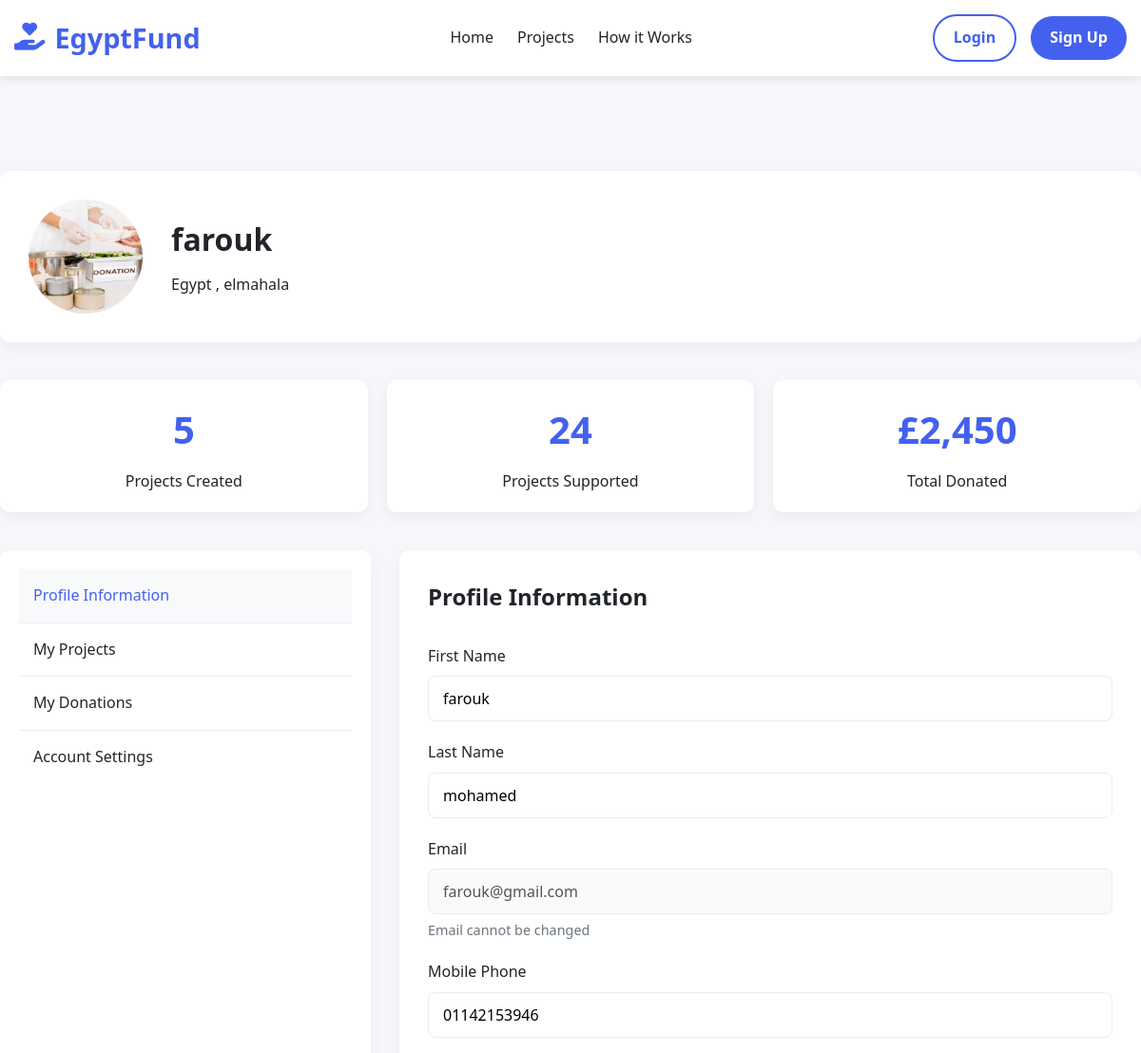
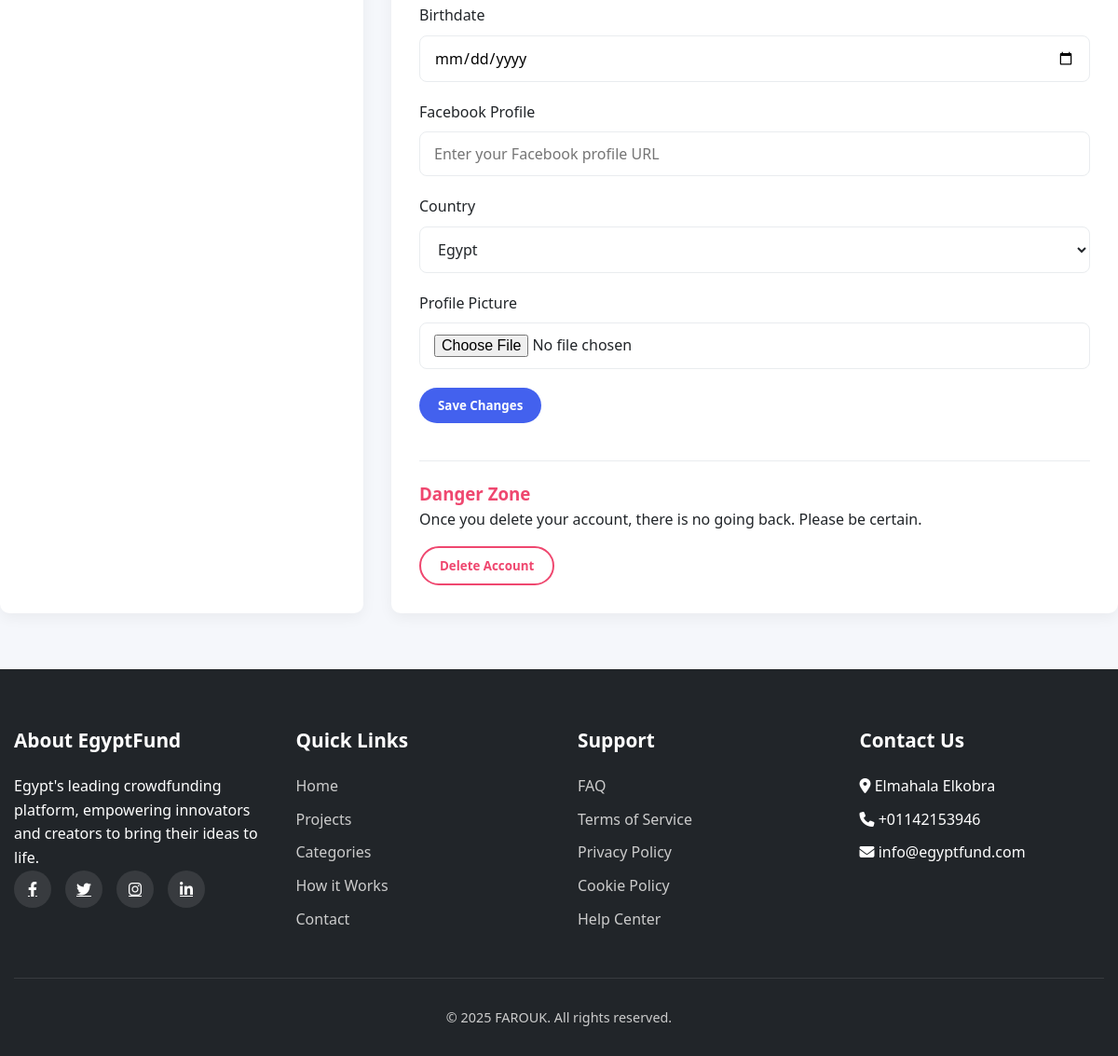
/accounts/profile/ (signed in), run on the app's committed database (2 pictures, top to bottom).
### accounts/models.py (models this page shows)
class Profile(models.Model):
    user = models.OneToOneField(User, on_delete=models.CASCADE)
    first_name = models.CharField(max_length=30)
    last_name = models.CharField(max_length=30)
    image_profile = models.ImageField(upload_to='profiles/%Y/%m/%d/', null=True, blank=True)
    email = models.EmailField()
    country = models.ForeignKey(Country, on_delete=models.CASCADE, null=True ,blank=True)
    city = models.CharField(max_length=50)
    phone = models.CharField(max_length=15)
    birth_date = models.DateField(null=True, blank=True)
    def __str__(self):
        return str(self.user)

class Country(models.Model):
    name = models.CharField(max_length=50)
    def __str__(self):
        return self.name

### accounts/views.py (the view)
# urls.py: path('profile/',views.profile , name='profile'),
def profile(request):
    profile = Profile.objects.get(user=request.user)
    return render(request , 'accounts/profile.html' , {'profile' : profile})

### accounts/templates/accounts/profile.html
{% extends "base.html" %}
{% block content %}
    <div id="profile" class="page">
        <div class="container profile">
            <div class="profile-header">
                <img src="{{profile.image_profile.url}}" alt="User" class="profile-avatar">
                <div class="profile-info">
                    <h2>{{profile}}</h2>
                    <p>{{profile.country}} , {{profile.city}}</p>
                </div>
            </div>
            <div class="profile-stats">
                <div class="stat-card">
                    <div class="stat-number">5</div>
                    <div class="stat-label">Projects Created</div>
                </div>
                <div class="stat-card">
                    <div class="stat-number">24</div>
                    <div class="stat-label">Projects Supported</div>
                </div>
                <div class="stat-card">
                    <div class="stat-number">£2,450</div>
                    <div class="stat-label">Total Donated</div>
                </div>
            </div>
            <div class="profile-content">
                <div class="profile-nav">
                    <a href="#" class="active">Profile Information</a>
                    <a href="#" >My Projects</a>
                    <a href="#" >My Donations</a>
                    <a href="#">Account Settings</a>
                </div>
                <div class="profile-content-area">
                    <h2>Profile Information</h2>
                    <form style="margin-top: 30px;">
                        <div class="form-group">
                            <label for="profile-first-name">First Name</label>
                            <input type="text" class="form-control" id="profile-first-name" value="{{profile.first_name}}">
                        </div>
                        <div class="form-group">
                            <label for="profile-last-name">Last Name</label>
                            <input type="text" class="form-control" id="profile-last-name" value="{{profile.last_name}}">
                        </div>
                        <div class="form-group">
                            <label for="profile-email">Email</label>
                            <input type="email" class="form-control" id="profile-email" value="{{profile.email}}" disabled>
                            <small class="form-text">Email cannot be changed</small>
                        </div>
                        <div class="form-group">
                            <label for="profile-phone">Mobile Phone</label>
                            <input type="tel" class="form-control" id="profile-phone" value="{{profile.phone}}">
                        </div>
                        <div class="form-group">
                            <label for="profile-birthdate">Birthdate</label>
                            <input type="date" class="form-control" id="profile-birthdate" value="{{profile.birth_date}}">
                        </div>
                        <div class="form-group">
                            <label for="profile-facebook">Facebook Profile</label>
                            <input type="url" class="form-control" id="profile-facebook" placeholder="Enter your Facebook profile URL">
                        </div>
                        <div class="form-group">
                            <label for="profile-country">Country</label>
                            <select class="form-control" id="profile-country">
                                <option>{{profile.country}}</option>
                            </select>
                        </div>
                        <div class="form-group">
                            <label for="profile-picture">Profile Picture</label>
                            <input type="file" class="form-control" id="profile-picture">
                        </div>
                        <button type="button" class="btn btn-primary">Save Changes</button>
                    </form>
                    <div style="margin-top: 40px; padding-top: 20px; border-top: 1px solid var(--light-gray);">
                        <h3 style="color: var(--danger);">Danger Zone</h3>
                        <p>Once you delete your account, there is no going back. Please be certain.</p>
                        <button type="button" class="btn btn-outline" style="border-color: var(--danger); color: var(--danger); margin-top: 15px;">Delete Account</button>
                    </div>
                </div>
            </div>
        </div>
    </div>
{% endblock content %}

### project/static/css/style.css (style rules this page uses)
* { margin: 0; padding: 0; box-sizing: border-box; font-family: 'Segoe UI', Tahoma, Geneva, Verdana, sans-serif }
:root { --primary: #4361ee; --secondary: #3a0ca3; --accent: #f72585; --light: #f8f9fa; --dark: #212529; --success: #4cc9f0; --warning: #ffd166; --danger: #ef476f; --gray: #6c757d; --light-gray: #e9ecef; }
body { background-color: #f5f7fb; color: var(--dark); line-height: 1.6; transition: all 0.3s ease; }
.container { width: 100%; max-width: 1200px; margin: 0 auto; padding: 0 15px; }
.btn { display: inline-block; padding: 10px 20px; border-radius: 30px; text-decoration: none; font-weight: 600; cursor: pointer; transition: all 0.3s ease; border: none; }
.btn-primary { background-color: var(--primary); color: white; }
.btn-outline { background-color: transparent; border: 2px solid var(--primary); color: var(--primary); }
.page { display: block; transform: translateY(20px); transition: opacity 0.5s ease, transform 0.5s ease; min-height: calc(100vh - 180px); padding: 40px 0; }
.form-group { margin-bottom: 20px; }
.form-group label { display: block; margin-bottom: 8px; font-weight: 500; }
.form-control { width: 100%; padding: 12px 15px; border: 1px solid var(--light-gray); border-radius: 8px; font-size: 1rem; transition: border-color 0.3s ease; }
.form-text { display: block; margin-top: 5px; color: var(--gray); font-size: 0.9rem; }
.profile { padding: 40px 0; }
.profile-header { display: flex; align-items: center; margin-bottom: 40px; background: white; padding: 30px; border-radius: 10px; box-shadow: 0 5px 15px rgba(0, 0, 0, 0.05); }
.profile-avatar { width: 120px; height: 120px; border-radius: 50%; object-fit: cover; margin-right: 30px; }
.profile-info h2 { font-size: 2rem; margin-bottom: 10px; }
.profile-stats { display: grid; grid-template-columns: repeat(3, 1fr); gap: 20px; margin-bottom: 40px; }
.stat-card { background: white; padding: 20px; border-radius: 10px; box-shadow: 0 5px 15px rgba(0, 0, 0, 0.05); text-align: center; }
.stat-number { font-size: 2.5rem; font-weight: 700; color: var(--primary); margin-bottom: 10px; }
.profile-content { display: grid; grid-template-columns: 1fr 2fr; gap: 30px; }
.profile-nav { background: white; padding: 20px; border-radius: 10px; box-shadow: 0 5px 15px rgba(0, 0, 0, 0.05); }
.profile-nav a { display: block; padding: 15px; color: var(--dark); text-decoration: none; border-bottom: 1px solid var(--light-gray); transition: background 0.3s ease; }
.profile-nav a:last-child { border-bottom: none; }
.profile-nav a:hover, .profile-nav a.active { background: var(--light); color: var(--primary); }
.profile-content-area { background: white; padding: 30px; border-radius: 10px; box-shadow: 0 5px 15px rgba(0, 0, 0, 0.05); }
select, select.form-select { display: block; width: 100%; padding: 0.375rem 0.75rem; font-size: 1rem; line-height: 1.5; color: #212529; background-color: #fff; border: 1px solid #ced4da; border-radius: 0.375rem; transition: border-color .15s ease-in-out, box-shadow .15s ease-in-out; }

### data on the page
Profile: image_profile (picture), user.username "farouk", country "Egypt", city "elmahala", first_name "farouk", last_name "mohamed", email "farouk@gmail.com", phone "01142153946", country.name "Egypt"
